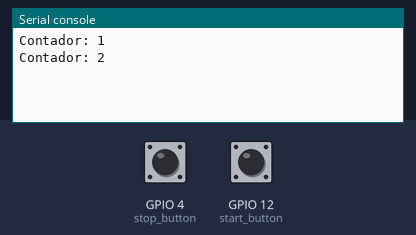
The program below on a simulated ESP32 board running MicroPython. Parts: the last lines printed to the serial console. Inputs (shaded band) come from the test bench; at power-on: GPIO 4 (stop_button) HIGH, GPIO 12 (start_button) HIGH. Deep sleep restarts the program when it ends.

Above: at 1.2 s.
1.3 s: GPIO 4 (stop_button) pulled LOW for 1.2 s
At 3.2 s:
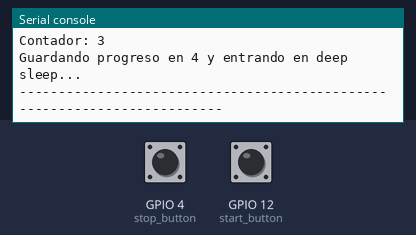
4.0 s: GPIO 12 (start_button) pulled LOW for 1.2 s
At 4.9 s:
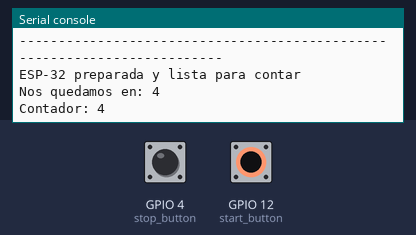
6.7 s: GPIO 4 (stop_button) pulled LOW for 1.2 s
At 8.5 s:
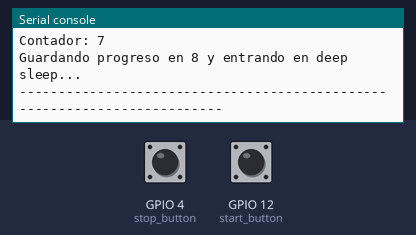
9.4 s: GPIO 12 (start_button) pulled LOW for 1.2 s
At 10.2 s:
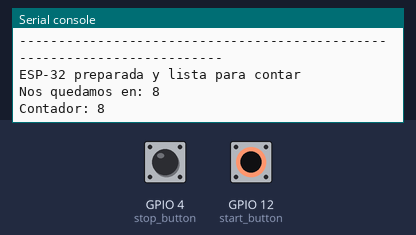
Timing chart, 0 to 12.4 s (numbered marks = the images above; inputs shaded):
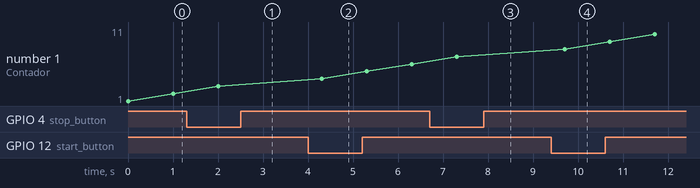

The program:

Deepsleep+contador.py
```python
## Deep Sleep + contador
import esp32
from machine import Pin, deepsleep, RTC
from time import sleep

# Configuración del RTC
rtc = RTC()

# Configuración de botones
stop_button = Pin(4, Pin.IN, Pin.PULL_UP)  # Botón para detener y entrar en deep sleep
start_button = Pin(12, Pin.IN, Pin.PULL_UP)  # Botón para despertar y continuar

# Configuración del pin para despertar desde deep sleep
esp32.wake_on_ext0(pin=start_button, level=esp32.WAKEUP_ALL_LOW)

# Verificar si hay un contador guardado en el RTC
if rtc.memory():
    try:
        contador = int(rtc.memory())  # Cargar el último número guardado
        print("-------------------------------------------------------------------------")
        print("ESP-32 preparada y lista para contar")
        print(f"Nos quedamos en: {contador}")  # Mensaje al despertar
    except ValueError:
        contador = 1  # Si hay un error en el RTC, reinicia el contador
else:
    contador = 1  # Si no hay nada guardado, inicia desde 1

# Comenzar o continuar el conteo
while contador <= 100:
    print("Contador:", contador)
    contador += 1  # Incrementa el contador

    # Verifica si el botón de detener se presiona
    if stop_button.value() == 0:  # Botón presionado (nivel bajo)
        print(f"Guardando progreso en {contador} y entrando en deep sleep...")
        print("-------------------------------------------------------------------------")
        rtc.memory(str(contador))  # Guarda el progreso en el RTC
        sleep(0.1)  # Prevención de rebotes
        deepsleep()  # Entra en deep sleep hasta que se despierte con el otro botón

    sleep(1)  # Pausa entre números para facilitar la visualización

print("¡El contador ha terminado!")
```

Measured:
- after the input at 1.3 s, the serial console: prints a new line after 0.70 s (image 1)
- after the input at 4.0 s, the serial console: prints a new line after 0.30 s (image 2)
- after the input at 6.7 s, the serial console: prints a new line after 0.60 s (image 3)
- after the input at 9.4 s, the serial console: prints a new line after 0.30 s (image 4)
- plotted number 1: 3 → 6 after the input at 4.0 s, 7 → 11 after the input at 9.4 s
